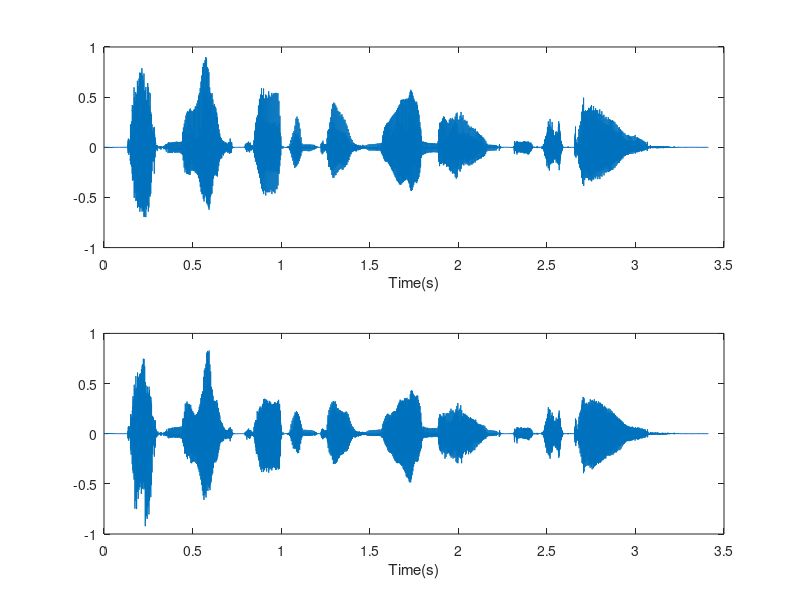

Write MATLAB code to recreate this figure.
clear all
close all
clc

load projIA.mat

y = filter(b, a ,speech);
t = linspace(0,length(speech)/fs, length(speech));
figure();
subplot(2,1,1);
plot(t, speech)
xlabel('Time(s)')
subplot(2,1,2)
plot(t, y)
xlabel('Time(s)')